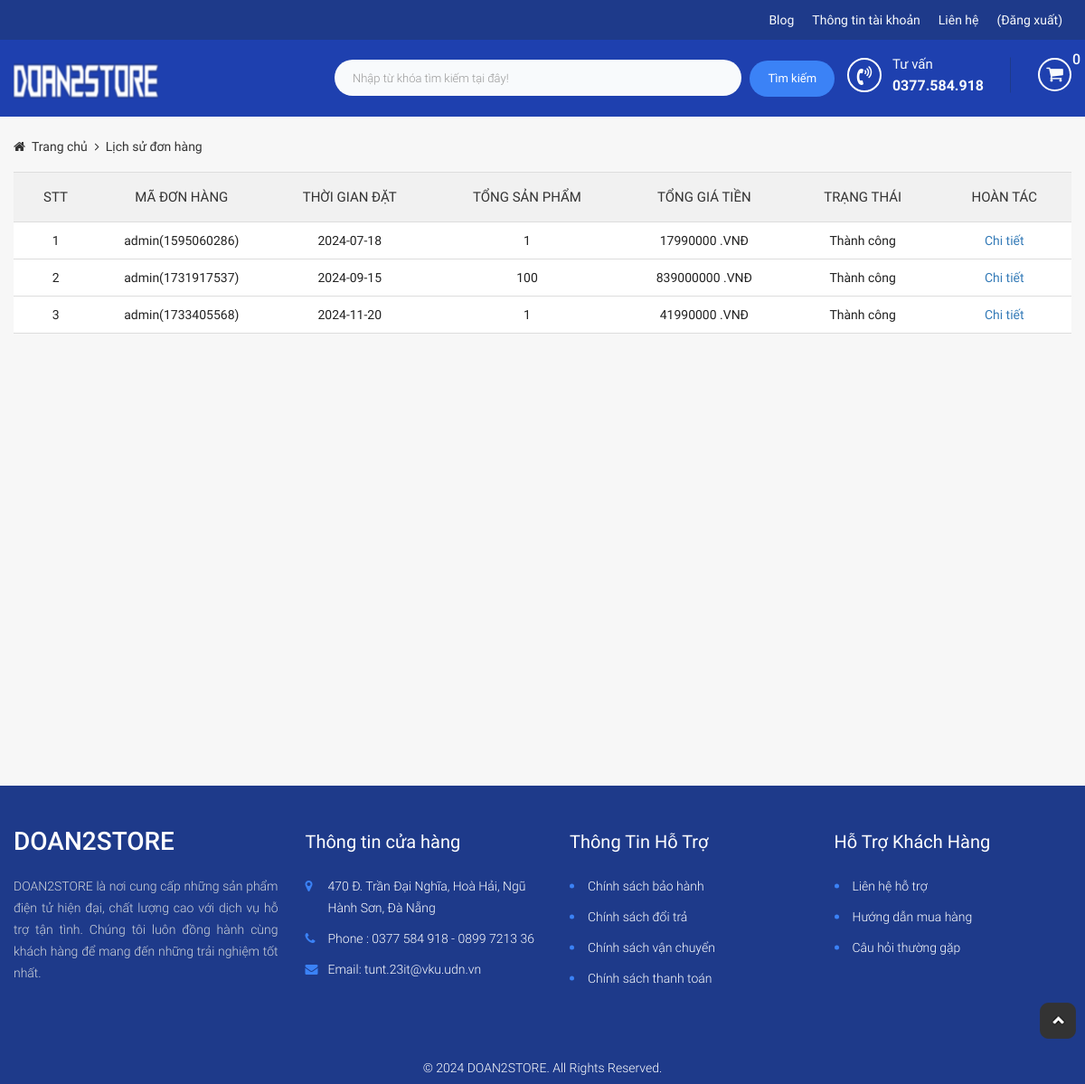
The page /STORE/index.php?modules=checkouts&controllers=index&action=story (signed in) on the database its author committed.
### tables this page shows
CREATE TABLE `tbl_order` (
  `id` int(11) NOT NULL,
  `custom_id` int(11) NOT NULL,
  `total_price` float NOT NULL,
  `total_num_product` int(11) NOT NULL,
  `create_date` date DEFAULT NULL,
  `note` text NOT NULL,
  `payment_method` varchar(255) NOT NULL,
  `status` enum('Thành công','Chờ xác nhận','Hủy','') NOT NULL,
  `id_cart` int(11) NOT NULL,
  `time` varchar(255) NOT NULL,
  `code` varchar(255) NOT NULL,
  `date_confirm` varchar(255) NOT NULL
);

### STORE/libraries/database.php (called while the page is built, shortened)
<?php
function db_query($query_string)
{
    global $conn;
    $result = mysqli_query($conn, $query_string);
    return $result;
}
function db_fetch_array($query_string)
{
    $result = array();
    $mysqli_result = db_query($query_string);
    while ($row = mysqli_fetch_assoc($mysqli_result)) {
        $result[] = $row;
    }
    return $result;
}

### STORE/modules/checkouts/models/indexModel.php (called while the page is built, shortened)
<?php
function getListOrder($id_customer)
{
	return db_fetch_array("SELECT * FROM `tbl_order` WHERE `custom_id` = '$id_customer'");
}

### STORE/modules/checkouts/controllers/indexController.php (called while the page is built, shortened)
<?php
function storyAction()
{
	$data = array();
	if (!empty($_SESSION['id_customer'])) {
		$data = getListOrder($_SESSION['id_customer']);
	}
	load_view('story', $data);
}

### STORE/core/router.php (called while the page is built, shortened)
<?php
$action_name = get_action() . 'Action';
call_function(array('construct', $action_name));

### STORE/core/appload.php (called while the page is built, shortened)
<?php
require CONFIGPATH . DIRECTORY_SEPARATOR . 'database.php';
require LIBPATH . DIRECTORY_SEPARATOR . 'database.php';
require COREPATH . DIRECTORY_SEPARATOR . 'base.php';
require COREPATH . DIRECTORY_SEPARATOR . 'router.php';

### STORE/index.php (called while the page is built, shortened)
<?php
require COREPATH . DIRECTORY_SEPARATOR . 'appload.php';

### STORE/modules/checkouts/views/storyView.php (the view, shortened to what this page needs)
<div id="main-content-wp" class="cart-page" style="padding-bottom: 500px;">
    <div class="section" id="breadcrumb-wp">
        <div class="wp-inner">
            <div class="section-detail">
                <ul class="list-item clearfix">
                    <li>
                        <a href="?page=home" title="">Trang chủ</a>
                    </li>
                    <li>
                        <a href="" title="">Lịch sử đơn hàng</a>
                    </li>
                </ul>
            </div>
        </div>
    </div>
    <div id="wrapper" class="wp-inner clearfix">
        <div class="section" id="info-cart-wp">
            <div class="section-detail table-responsive">
                <table class="table">
                    <thead>
                        <tr>
                            <td>STT</td>
                            <td>Mã đơn hàng</td>
                            <td>Thời gian đặt</td>
                            <td>Tổng sản phẩm</td>
                            <td>Tổng giá tiền</td>
                            <td>Trạng thái</td>
                            <td>Hoàn tác</td>
                        </tr>
                    </thead>
                    <tbody>
                        <?php if (!empty($data)) foreach ($data as $key => $value) { ?>
                            <tr>
                                <td><?php echo ($key + 1); ?></td>
                                <td><?php echo $value['code']; ?></td>
                                <td><?php echo $value['create_date']; ?></td>
                                <td><?php echo $value['total_num_product']; ?></td>
                                <td><?php echo $value['total_price'] . ' .VNĐ' ?></td>
                                <td><?php echo $value['status']; ?></td>
                                <td><a href="?modules=checkouts&controllers=index&action=detailStory&idOrder=<?php echo $value['id']; ?>&code=<?php echo $value['code']; ?>" title="" class="name-product">Chi tiết</a></td>
                            <?php }; ?>
                            </tr>
                    </tbody>
                </table>
            </div>
        </div>
    </div>
</div>

### STORE/core/base.php (shortened to what this page needs)
<?php
function get_module()
{
    global $config;
    $module = isset($_GET['modules']) ? $_GET['modules'] : $config['default_module'];
    return $module;
}
function call_function($list_function = array())
{
    if (is_array($list_function)) {
        foreach ($list_function as $f) {
            if (function_exists($f())) {
                $f();
            }
        }
    }
}
function load_view($name, $data_send = array())
{
    $data = $data_send;
    $path = MODULESPATH . DIRECTORY_SEPARATOR . get_module() . DIRECTORY_SEPARATOR . 'views' . DIRECTORY_SEPARATOR . $name . 'View.php';
    if (file_exists($path)) {
        require $path;
    } else {
        echo "Không tìm thấy {$path}";
    }
}
function get_header($name = '')
{
    global $data;
    if (empty($name)) {
        $name = 'header';
    } else {
        $name = "header-{$name}";
    }
    $path = LAYOUTPATH . DIRECTORY_SEPARATOR . $name . '.php';
    if (file_exists($path)) {
        if (is_array($data)) {
            foreach ($data as $key => $a) {
                $$key = $a;
            }
        }
        require $path;
    } else {
        echo "Không tìm thấy {$path}";
    }
}
function get_footer($name = '')
{
    global $data;
    if (empty($name)) {
        $name = 'footer';
    } else {
        $name = "footer-{$name}";
    }
    $path = LAYOUTPATH . DIRECTORY_SEPARATOR . $name . '.php';
    if (file_exists($path)) {
        if (is_array($data)) {
            foreach ($data as $key => $a) {
                $$key = $a;
            }
        }
        require $path;
    } else {
        echo "Không tìm thấy {$path}";
    }
}

### STORE/public/css/import/global.css (style rules this page uses)
body { font-family: 'Roboto Regular'; font-size: 14px; line-height: normal; color: #272727; line-height: 24px; }
.wp-inner { width: 1170px; margin: 0px auto; }
ul li { list-style: none!important; }
a { text-decoration: none!important; }
.table-responsive { overflow-x: inherit; }

### STORE/public/css/import/home.css (style rules this page uses)
#main-content-wp { background: #f7f7f7; padding-top: 25px; padding-bottom: 75px; }

### STORE/public/css/import/category_product.css (style rules this page uses)
#breadcrumb-wp { margin-bottom: 20px; }
#breadcrumb-wp .list-item li { float: left; }
#breadcrumb-wp .list-item li a { position: relative; display: block; color: #333; padding-left: 20px; line-height: normal; }
#breadcrumb-wp .list-item li:first-child a:before { position: absolute; content: '\f015'; font-family: 'FontAwesome'; top: 1px; left: 0; line-height: normal; }
#breadcrumb-wp .list-item li:nth-child(n+2) a:before { position: absolute; content: '\f105'; font-family: 'FontAwesome'; top: 1px; left: 8px; line-height: normal; }

### STORE/public/css/import/cart.css (style rules this page uses)
.table { margin-bottom: 0!important; }
.table thead { border-top: 1px solid #ddd; }
.table tbody { background: #fff; }
.cart-page { font-family: 'Roboto Regular'; }
#info-cart-wp table tr td { display: table-cell; vertical-align: middle; text-align: center; }
#info-cart-wp table thead tr td { font-size: 15px; line-height: normal; text-transform: uppercase; padding: 18px 25px; color: #333; background: #f1f1f1; border: 0; }
#info-cart-wp table tbody tr td { color: #222; padding: 10px 0px; }
.table>tbody>tr>th, .table>tbody>tr>td { border-bottom: 1px solid #ddd; }

### rows shown on the page
tbl_order: code "admin(1595060286)", create_date "2024-07-18", total_num_product "1", total_price "17990000", status "Thành công"
tbl_order: code "admin(1731917537)", create_date "2024-09-15", total_num_product "100", total_price "839000000", status "Thành công"
tbl_order: code "admin(1733405568)", create_date "2024-11-20", total_num_product "1", total_price "41990000", status "Thành công"
